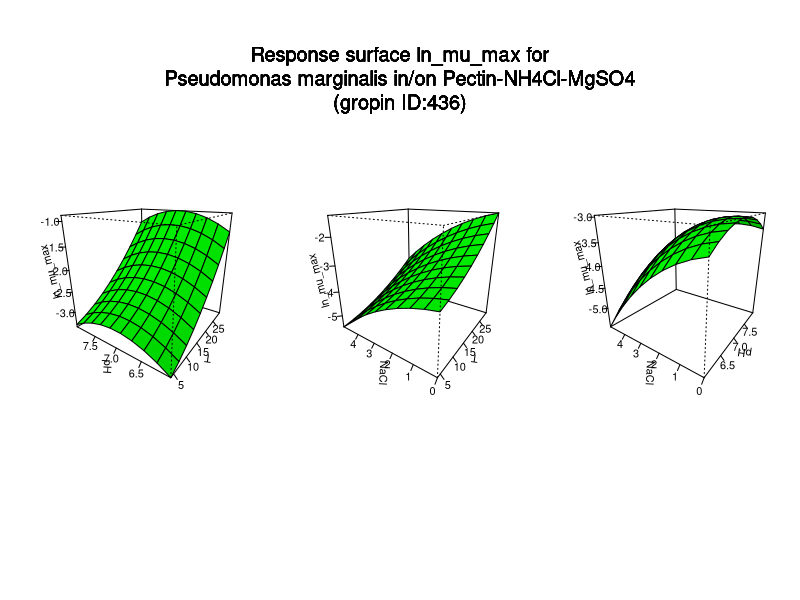

R code for this plot:
#############################
# start of Parameter script
#############################
T <- seq(4.004,29.97002997003,length.out=10)
pH <- seq(6.006,7.99200799200799,length.out=10)
NaCl <- seq(0,4.995004995005,length.out=10)
#############################
# end of Parameter script
#############################
############################# 
# start of Model script Gropin ID 436 
#############################
 
# constant coefficients for this model
 
variables <- data.frame(T,pH,NaCl)
argumentsPar <- unique.data.frame(expand.grid(variables))
 
# heart of the model
response_surface <- function(T,pH,NaCl) {
   mumax <-152.04-(93751.2/(T+273))-1.64*NaCl+5.49*pH+(12593197/((T+273)^2))-0.06*(NaCl^2)-0.39*(pH^2)+(204.27*NaCl/(T+273))+0.13*pH*NaCl

	return(mumax=mumax)
} 

# output parameters
responseSurface <- cbind(argumentsPar,response_surface(argumentsPar['T'],argumentsPar['pH'],argumentsPar['NaCl']))
colnames(responseSurface) <- c(colnames(argumentsPar),'lnmumax')
#############################
# End of Model script
#############################
############################# 
# start of Visualisation script Gropin ID 436 
#############################
titleText <-'Response surface ln_mu_max for
Pseudomonas marginalis in/on Pectin-NH4Cl-MgSO4
(gropin ID:436)'
argPar1 <- unique.data.frame(expand.grid(T,pH))
argPar2 <- unique.data.frame(expand.grid(T,NaCl))
argPar3 <- unique.data.frame(expand.grid(pH,NaCl))
z1 <- matrix(unlist(response_surface(T = argPar1[1],pH = argPar1[2],NaCl = NaCl[1])),nrow=10)
z2 <- matrix(unlist(response_surface(T = argPar2[1],NaCl = argPar2[2],pH = pH[1])),nrow=10)
z3 <- matrix(unlist(response_surface(pH = argPar3[1],NaCl = argPar3[2],T = T[1])),nrow=10)
# adding precaution if response surface is zero
myZLim1 <- range(z1)
if(myZLim1[1] == myZLim1[2]) myZLim1[2] <- myZLim1[2]+1
myZLim2 <- range(z2)
if(myZLim2[1] == myZLim2[2]) myZLim2[2] <- myZLim2[2]+1
myZLim3 <- range(z3)
if(myZLim3[1] == myZLim3[2]) myZLim3[2] <- myZLim3[2]+1
if(length(T)>1 & length(pH)>1 & length(NaCl)>1) {
	par(mfrow = c(1,3))
	persp(T,pH,z1,col = 'green',xlab='T',ylab='pH',zlab='ln_mu_max',zlim=myZLim1,theta=305,phi=20,shade=0.25,ticktype = 'detailed')
	persp(T,NaCl,z2,col = 'green',xlab='T',ylab='NaCl',zlab='ln_mu_max',zlim=myZLim2,theta=305,phi=20,shade=0.25,ticktype = 'detailed')
	persp(pH,NaCl,z3,col = 'green',xlab='pH',ylab='NaCl',zlab='ln_mu_max',zlim=myZLim3,theta=305,phi=20,shade=0.25,ticktype = 'detailed')
	mtext(titleText,outer=T,  cex=1.2, line=-8.5, side=3)
} else {
		myPars <- unique.data.frame(expand.grid(T,pH,NaCl))
		myZ <-matrix(unlist(response_surface(myPars[,1],myPars[,2],myPars[,3])),nrow=10)
		myZLim <- range(myZ)
if(myZLim[1] == myZLim[2]) myZLim[2] <- myZLim[2]+1
	if(length(NaCl)==1) {
		persp(T,pH,myZ,col = 'green',xlab='T',ylab='pH',zlab='ln_mu_max',main=titleText,sub=paste('other variable: NaCl =',round(NaCl,digits = 2)),zlim=myZLim,theta=305,phi=20,shade=0.25,ticktype = 'detailed')
	}
	if(length(pH)==1) {
		persp(T,NaCl,myZ,col = 'green',xlab='T',ylab='NaCl',zlab='ln_mu_max',main=titleText,sub=paste('other variable: pH =',round(pH,digits = 2)),zlim=myZLim,theta=305,phi=20,shade=0.25,ticktype = 'detailed')
	}
	if(length(T)==1) {
		persp(pH,NaCl,myZ,col = 'green',xlab='pH',ylab='NaCl',zlab='ln_mu_max',main=titleText,sub=paste('other variable: T =',round(T,digits = 2)),zlim=myZLim,theta=305,phi=20,shade=0.25,ticktype = 'detailed')
	}
}
#############################
# End of Visualisation script
#############################
